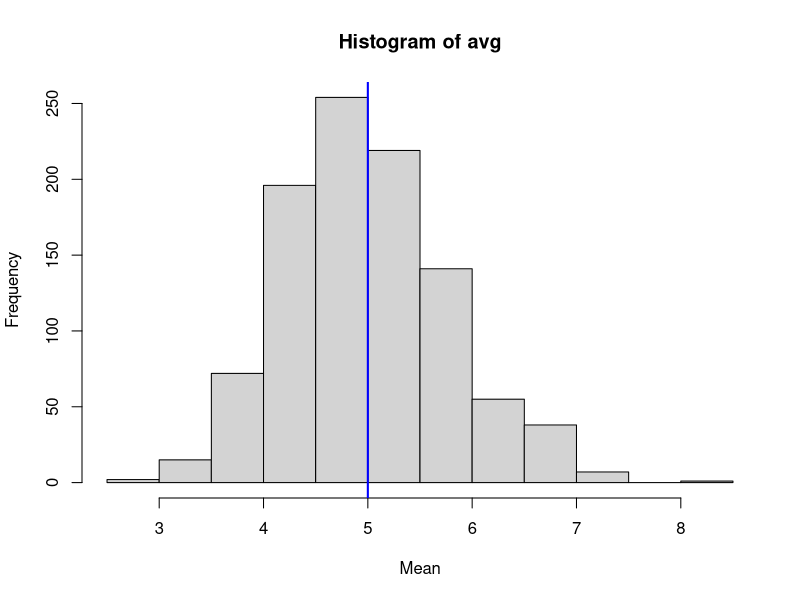

Reproduce this figure in R.
## ---- chunk 1
knitr::opts_chunk$set(echo = TRUE)
## ---- chunk 2
#set seed for reproducibility
set.seed(99999989)
n <- 40   #tcount of numbers in each simulation
lambda <- 0.2       #set lambda for each simulation
simulations <- 1:1000   # number of simulations
#Generating Data for Exponential Distribution using rexp() of rate 0.2.
avg <- sapply(simulations, function(x) {mean(rexp(n, lambda))})

# now we have averaged out values of the 40 numbers that are simulated 1000 times.
length(avg)
## ---- chunk 3
## Now plot the data as histogram
hist(avg, xlab="Mean", ylab="Frequency")
abline(v=1/lambda , col="blue", lwd=2)
## ---- chunk 4

se = sd(avg)/sqrt(n)
low = mean(avg) - 1.96*se
high= mean(avg) + 1.96*se
print(c(low, high))
